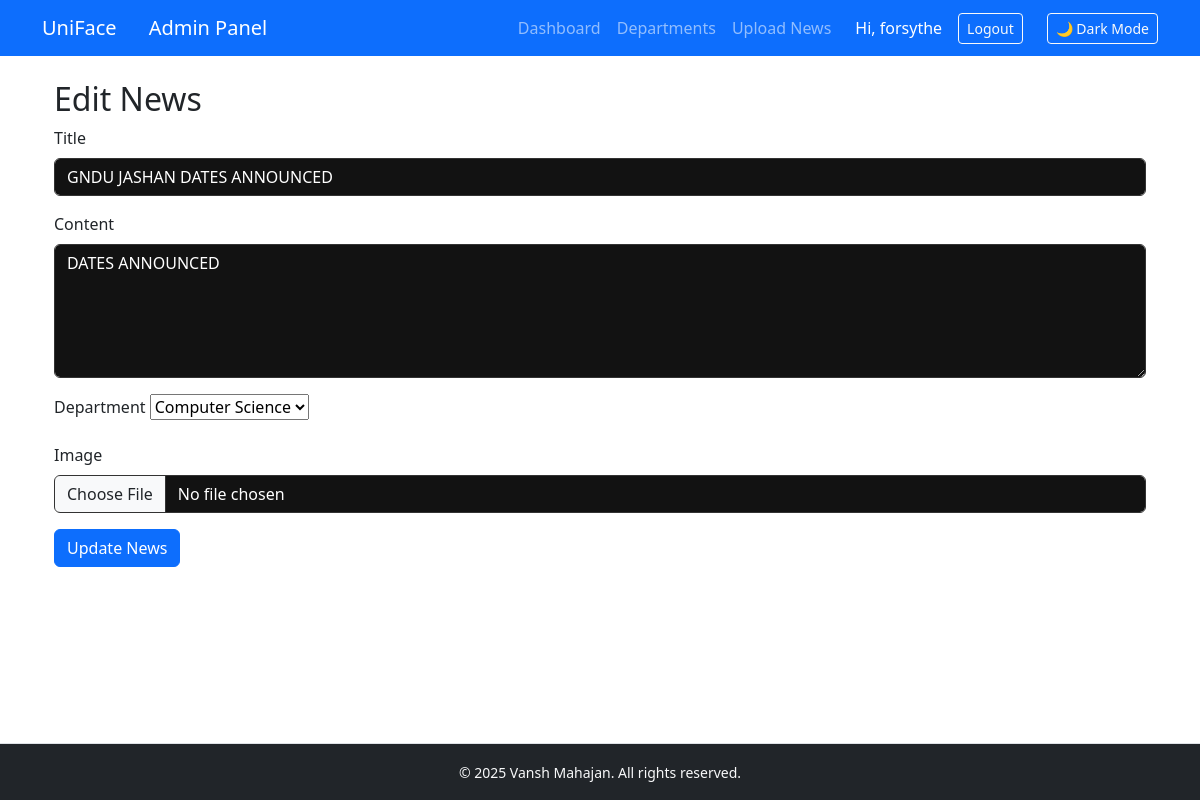
The page /edit-news/5/ (signed in) on the database as committed earlier.
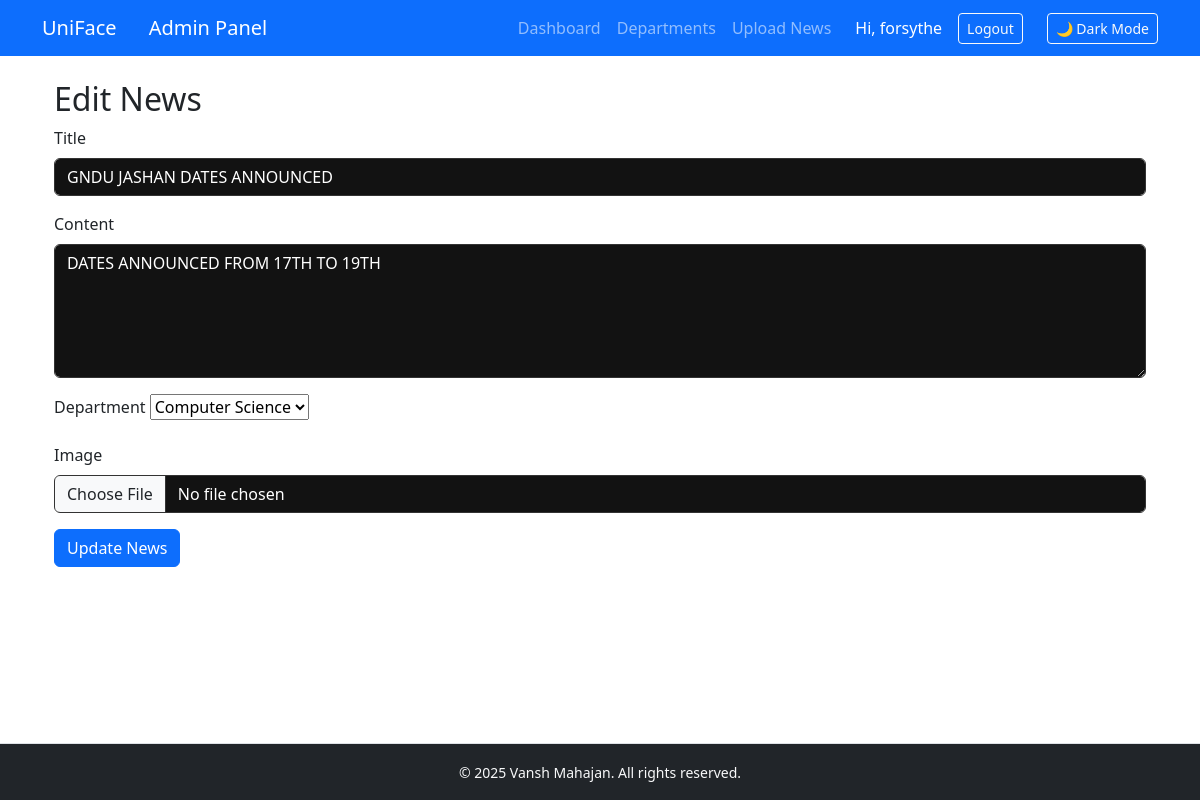
The same page on the database as committed later.
### core/models.py (models this page shows, shortened)
class News(models.Model):
    department = models.ForeignKey(Department, on_delete=models.CASCADE)
    title = models.CharField(max_length=200)
    content = models.TextField()
    image = models.ImageField(upload_to='news_images/', null=True, blank=True)
    content = models.TextField()
    posted_by = models.ForeignKey(User, on_delete=models.SET_NULL, null=True)
    created_at = models.DateTimeField(auto_now_add=True)

### core/views.py (the view)
# urls.py: path('edit-news/<int:item_id>/', views.edit_news, name='edit_news'),
@user_passes_test(is_admin)
def edit_news(request, item_id):
    news_item = get_object_or_404(News, id=item_id)
    if request.method == 'POST':
        form = NewsForm(request.POST, request.FILES, instance=news_item)
        if form.is_valid():
            form.save()
            messages.success(request, 'News updated successfully!')
            return redirect('admin_dashboard')
        else:
            print(form.errors)
    else:
        form = NewsForm(instance=news_item)
    return render(request, 'core/edit_news.html', {'form': form})

### core/forms.py
class NewsForm(forms.ModelForm):
    class Meta:
        model = News
        fields = ['title', 'content', 'image', 'department']
        widgets = {
            'content': forms.Textarea(attrs={'rows': 5}),
        }

### core/models.py (called while the page is built)
    def __str__(self):
        return self.name

### core/views.py (called while the page is built)
def is_admin(user):
    return user.is_staff

### core/templates/core/edit_news.html (shortened to what this page needs)
{% extends "core/base.html" %}
{% block content %}
<div class="container mt-4">
    <h2>Edit News</h2>
    <form method="POST" enctype="multipart/form-data">
        <div class="mb-3">
            <label for="title" class="form-label">Title</label>
            <input type="text" id="title" name="title" class="form-control" value="{{ form.title.value }}" required>
        </div>
        <div class="mb-3">
            <label for="content" class="form-label">Content</label>
            <textarea id="content" name="content" class="form-control" rows="5" required>{{ form.content.value }}</textarea>
        </div>
        <div class="mb-3">
            <label for="department" class="form-label">Department</label>
            {{ form.department }}
        </div>
        <div class="mb-3">
            <label for="image" class="form-label">Image</label>
            <input type="file" id="image" name="image" class="form-control">
        </div>
        <button type="submit" class="btn btn-primary">Update News</button>
    </form>
</div>
{% endblock %}

Rows that differ between the two databases and show on the page:
changed News "GNDU JASHAN DATES ANNOUNCED": content "DATES ANNOUNCED" → "DATES ANNOUNCED FROM 17TH TO 19TH"
